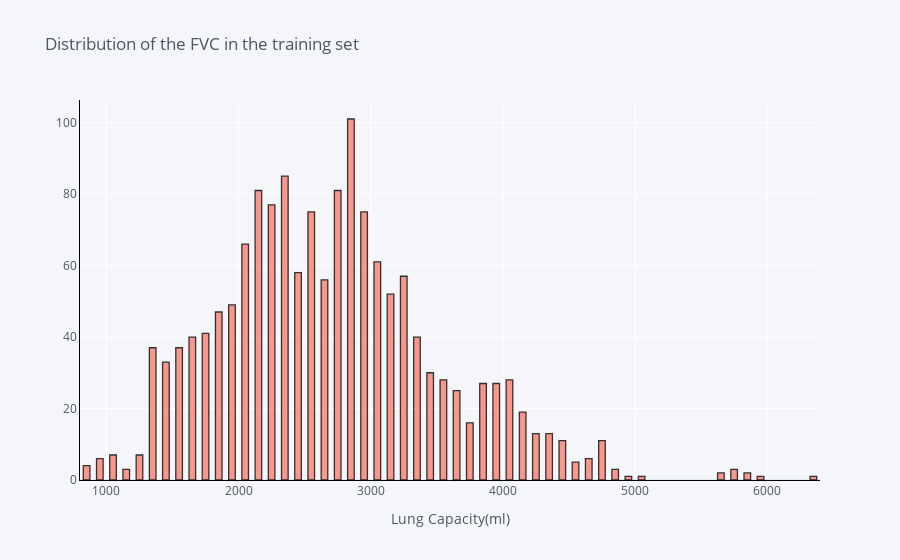

The code cell stored with this chart in its notebook:
### Code cell
train_df['FVC'].iplot(kind='hist',
                      xTitle='Lung Capacity(ml)', 
                      linecolor='black', 
                      opacity=0.8,
                      color='#FB8072',
                      bargap=0.5,
                      gridcolor='white',
                      title='Distribution of the FVC in the training set')

### Figure 1 — Plotly figure (JSON) as saved in the notebook; plotly's stock layout.template omitted (floating-point values rounded to 4 significant figures; data arrays with more than 128 entries replaced by an {"elided": "..."} marker saying what was removed)
{"data": [{"histfunc": "count", "histnorm": "", "marker": {"color": "rgba(251, 128, 114, 1.0)", "line": {"color": "#000000", "width": 1.3}}, "name": "FVC", "opacity": 0.8, "orientation": "v", "type": "histogram", "x": {"elided": "1549 int values"}}], "layout": {"bargap": 0.5, "barmode": "overlay", "legend": {"bgcolor": "#F5F6F9", "font": {"color": "#4D5663"}}, "paper_bgcolor": "#F5F6F9", "plot_bgcolor": "#F5F6F9", "title": {"font": {"color": "#4D5663"}, "text": "Distribution of the FVC in the training set"}, "xaxis": {"gridcolor": "white", "linecolor": "black", "showgrid": true, "tickfont": {"color": "#4D5663"}, "title": {"font": {"color": "#4D5663"}, "text": "Lung Capacity(ml)"}, "zerolinecolor": "#E1E5ED"}, "yaxis": {"gridcolor": "white", "linecolor": "black", "showgrid": true, "tickfont": {"color": "#4D5663"}, "title": {"font": {"color": "#4D5663"}, "text": ""}, "zerolinecolor": "#E1E5ED"}}}
